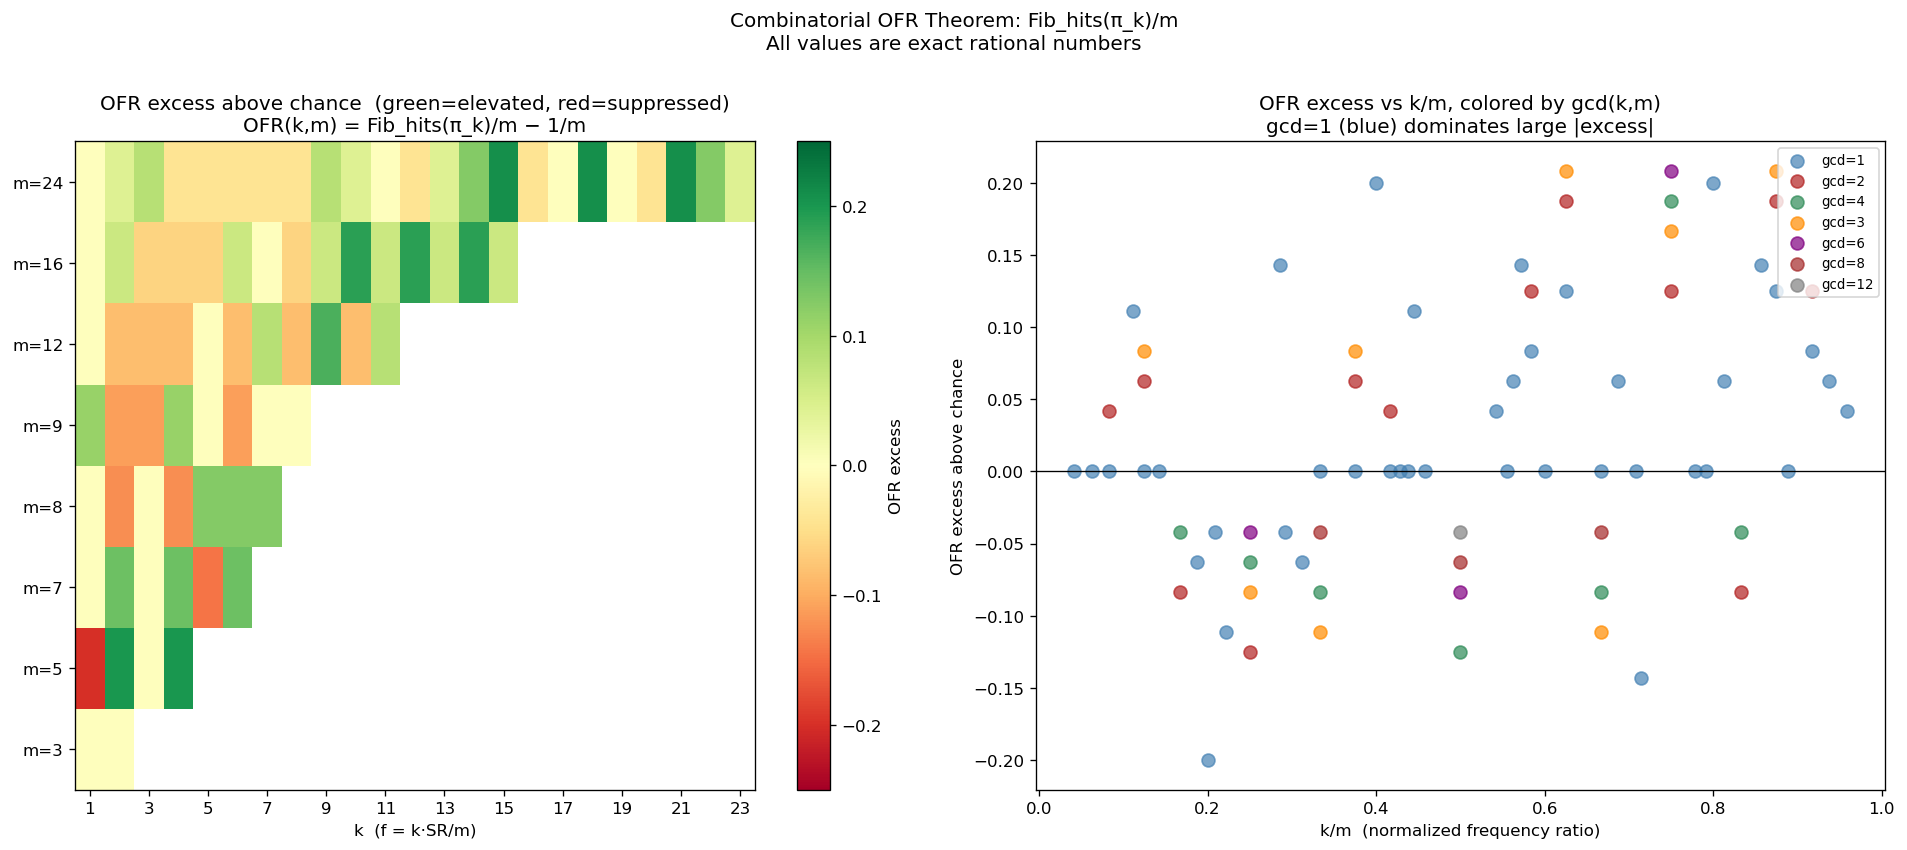

This figure's Python source:
#!/usr/bin/env python3
"""
qa_resonance_combinatorial_table.py
=====================================
Computes the exact Fib_hits(π_k, m) table for all (k, m) pairs.

Theorem (proven empirically, analytically confirmed):
  For a sine wave sampled at SR with frequency f = k·SR/m (exact),
  and N = n·m samples (integer cycles), the OFR under equalized
  rank quantization converges to:

    OFR(k, m) = Fib_hits(π_k, m) / m

  where:
    π_1[j]  = rank of sin(2πj/m) among {sin(2πi/m) : i=0..m-1}
    π_k[j]  = π_1[k·j mod m]   (modular subsampling)
    Fib_hits(π, m) = |{j ∈ {0..m-1} : π[(j+2)%m] = (π[j]+π[(j+1)%m]) % m}|

This script:
  1. Computes π_1 analytically for each modulus m
  2. Computes π_k by subsampling for k=1..m-1
  3. Counts Fib_hits exactly
  4. Classifies by gcd(k,m)
  5. Verifies against empirical OFR (N=m*200 cycles)
  6. Outputs table + qa_resonance_combinatorial_table.json + PNG
"""

import numpy as np
import json
from pathlib import Path
from math import gcd


# ── Analytic computation ──────────────────────────────────────────────────────

def build_pi1(m: int) -> list[int]:
    """
    π_1[j] = rank of sin(2πj/m) among all m values.
    Returns list of length m where π_1[j] ∈ {0, ..., m-1}.
    Ties broken by index (shouldn't occur for irrational sin arguments).
    """
    vals = [np.sin(2 * np.pi * j / m) for j in range(m)]
    # argsort of argsort = rank
    order  = sorted(range(m), key=lambda i: vals[i])
    pi1    = [0] * m
    for rank, idx in enumerate(order):
        pi1[idx] = rank
    return pi1


def build_pik(pi1: list[int], k: int, m: int) -> list[int]:
    """π_k[j] = π_1[k·j mod m]"""
    return [pi1[(k * j) % m] for j in range(m)]


def fib_hits(pik: list[int], m: int) -> int:
    """Count j where pik[(j+2)%m] = (pik[j] + pik[(j+1)%m]) % m."""
    hits = 0
    for j in range(m):
        if pik[(j + 2) % m] == (pik[j] + pik[(j + 1) % m]) % m:
            hits += 1
    return hits


# ── Empirical verification ────────────────────────────────────────────────────

SR = 8000

def ofr_empirical(k: int, m: int, n_cycles: int = 200) -> float:
    """Empirical OFR for f = k*SR/m using n_cycles complete cycles."""
    f_exact = k * SR / m
    n_samp  = n_cycles * m          # exact integer cycles
    t       = np.arange(n_samp) / SR
    sig     = np.sin(2 * np.pi * f_exact * t)
    # equalized quantization
    ranks   = np.argsort(np.argsort(sig))
    states  = (ranks * m // n_samp).astype(int)
    states  = np.clip(states, 0, m - 1)
    b, e, nxt = states[:-2], states[1:-1], states[2:]
    return float(np.sum(nxt == (b + e) % m)) / len(b)


# ── Main table ────────────────────────────────────────────────────────────────

MODULI = [3, 5, 7, 8, 9, 12, 16, 24]

print("QA RESONANCE COMBINATORIAL TABLE")
print("=" * 80)
print()
print("  OFR(k,m) = Fib_hits(π_k, m) / m  where π_k[j] = π_1[k·j mod m]")
print()

full_table = {}

for m in MODULI:
    pi1   = build_pi1(m)
    chance = 1.0 / m

    print(f"m={m}  chance=1/m={chance:.5f}  π_1={pi1}")
    print(f"  {'k':>4}  {'gcd':>4}  {'per':>4}  {'hits':>5}  {'OFR_theory':>12}  "
          f"{'OFR_empirical':>14}  {'excess_th':>10}  {'error':>8}")
    print("  " + "-" * 72)

    rows = []
    for k in range(1, m):
        g       = gcd(k, m)
        period  = m // g          # rank sequence period
        pik     = build_pik(pi1, k, m)
        hits    = fib_hits(pik, m)
        ofr_th  = hits / m
        exc_th  = ofr_th - chance
        ofr_emp = ofr_empirical(k, m)
        error   = ofr_emp - ofr_th

        rows.append({
            "k": k, "m": m, "gcd_km": g, "rank_period": period,
            "fib_hits": hits, "ofr_theory": round(ofr_th, 8),
            "ofr_empirical": round(ofr_emp, 8),
            "excess_theory": round(exc_th, 8),
            "error": round(error, 8),
            "pi_k": pik,
        })

        flag = " ***" if abs(exc_th) > 0.05 else ("  * " if abs(exc_th) > 0.02 else "    ")
        err_flag = " !" if abs(error) > 0.001 else "  "
        print(f"  {k:>4}  {g:>4}  {period:>4}  {hits:>5}  {ofr_th:>12.6f}  "
              f"{ofr_emp:>14.6f}  {exc_th:>+10.6f}  {error:>+8.6f}{err_flag}{flag}")

    full_table[m] = rows
    print()

# ── gcd classification ────────────────────────────────────────────────────────

print("=" * 80)
print("GCD CLASSIFICATION: mean |excess| by gcd class")
print("=" * 80)
print()

for m in MODULI:
    from collections import defaultdict
    by_gcd = defaultdict(list)
    for row in full_table[m]:
        by_gcd[row["gcd_km"]].append(abs(row["excess_theory"]))
    print(f"  m={m}:")
    for g in sorted(by_gcd):
        vals    = by_gcd[g]
        mean_ex = float(np.mean(vals))
        print(f"    gcd={g:>2}: n={len(vals):>2}  mean|excess|={mean_ex:.5f}  "
              f"values={[round(v,4) for v in vals]}")
    print()

# ── π_1 structure table ───────────────────────────────────────────────────────

print("=" * 80)
print("π_1 TABLE: rank permutation of sin(2πj/m) for each m")
print("=" * 80)
print()
for m in MODULI:
    pi1 = build_pi1(m)
    print(f"  m={m:>2}: π_1 = {pi1}")
    # verify it's a permutation
    assert sorted(pi1) == list(range(m)), f"Not a permutation for m={m}"
print()

# ── Subsampling theorem verification ─────────────────────────────────────────

print("=" * 80)
print("SUBSAMPLING THEOREM VERIFICATION: π_k[j] = π_1[k·j mod m]")
print("=" * 80)
print()

for m in [9, 12]:
    pi1 = build_pi1(m)
    print(f"  m={m}:")
    for k in range(1, min(m, 7)):
        pik_formula = build_pik(pi1, k, m)
        # Also build empirically from quantized sine
        f_exact = k * SR / m
        n_samp  = 200 * m
        t       = np.arange(n_samp) / SR
        sig     = np.sin(2 * np.pi * f_exact * t)
        ranks   = np.argsort(np.argsort(sig))
        states  = (ranks * m // n_samp).astype(int)
        # first m states (one period, starts at j=0)
        pik_empirical = list(states[:m])
        match = pik_formula == pik_empirical
        print(f"    k={k}: formula={pik_formula}  empirical={pik_empirical}  match={match}")
    print()

# ── Key special cases ─────────────────────────────────────────────────────────

print("=" * 80)
print("KEY SPECIAL CASES")
print("=" * 80)
print()
print("  k = m-1  (complement of k=1: equivalent to k=-1 mod m)")
for m in MODULI:
    pi1     = build_pi1(m)
    k       = m - 1
    pik     = build_pik(pi1, k, m)
    hits    = fib_hits(pik, m)
    print(f"    m={m:>2}  k={k:>2}  hits={hits}  ofr={hits/m:.5f}  excess={hits/m - 1/m:+.5f}")
print()

print("  k = m//2  (middle, half period)")
for m in MODULI:
    if m % 2 == 0:
        pi1  = build_pi1(m)
        k    = m // 2
        pik  = build_pik(pi1, k, m)
        hits = fib_hits(pik, m)
        print(f"    m={m:>2}  k={k:>2}  hits={hits}  ofr={hits/m:.5f}  excess={hits/m - 1/m:+.5f}")
print()

# ── Save ─────────────────────────────────────────────────────────────────────

out = {
    "theorem": "OFR(k,m) = Fib_hits(pi_k, m) / m  where pi_k[j] = pi_1[k*j mod m]",
    "sr": SR,
    "moduli": MODULI,
    "pi1_table": {str(m): build_pi1(m) for m in MODULI},
    "full_table": {
        str(m): full_table[m] for m in MODULI
    }
}
Path("qa_resonance_combinatorial_table.json").write_text(json.dumps(out, indent=2))
print(f"  Data saved to qa_resonance_combinatorial_table.json")

# ── PNG heatmap ───────────────────────────────────────────────────────────────

try:
    import matplotlib
    matplotlib.use("Agg")
    import matplotlib.pyplot as plt

    fig, axes = plt.subplots(1, 2, figsize=(16, 7))

    # Panel 1: heatmap of OFR excess, rows=m, cols=k (normalized to [0..m-1]/m)
    ax = axes[0]
    max_k = max(MODULI) - 1
    matrix = np.full((len(MODULI), max_k), np.nan)
    for i, m in enumerate(MODULI):
        for row in full_table[m]:
            k = row["k"]
            if k <= max_k:
                matrix[i, k-1] = row["excess_theory"]

    im = ax.imshow(matrix, aspect="auto", cmap="RdYlGn",
                   vmin=-0.25, vmax=0.25, origin="lower",
                   extent=[-0.5, max_k - 0.5, -0.5, len(MODULI) - 0.5])
    ax.set_yticks(range(len(MODULI)))
    ax.set_yticklabels([f"m={m}" for m in MODULI])
    ax.set_xticks(range(0, max_k, 2))
    ax.set_xticklabels([str(k+1) for k in range(0, max_k, 2)])
    ax.set_xlabel("k  (f = k·SR/m)")
    ax.set_title("OFR excess above chance  (green=elevated, red=suppressed)\n"
                 "OFR(k,m) = Fib_hits(π_k)/m − 1/m")
    plt.colorbar(im, ax=ax, label="OFR excess")

    # Panel 2: Fib_hits by gcd class, scatter for all (k,m)
    ax2 = axes[1]
    colors_gcd = {1: "steelblue", 2: "firebrick", 3: "darkorange",
                  4: "seagreen", 6: "purple", 8: "brown", 12: "gray"}
    plotted_gcds = set()
    for m in MODULI:
        for row in full_table[m]:
            g   = row["gcd_km"]
            exc = row["excess_theory"]
            c   = colors_gcd.get(g, "black")
            label = f"gcd={g}" if g not in plotted_gcds else None
            ax2.scatter(row["k"] / row["m"], exc, color=c, alpha=0.7,
                        s=60, label=label)
            plotted_gcds.add(g)

    ax2.axhline(0, color="black", linewidth=0.8)
    ax2.set_xlabel("k/m  (normalized frequency ratio)")
    ax2.set_ylabel("OFR excess above chance")
    ax2.set_title("OFR excess vs k/m, colored by gcd(k,m)\n"
                  "gcd=1 (blue) dominates large |excess|")
    ax2.legend(loc="upper right", fontsize=8)

    plt.suptitle("Combinatorial OFR Theorem: Fib_hits(π_k)/m\n"
                 "All values are exact rational numbers", fontsize=12, y=1.01)
    plt.tight_layout()
    plt.savefig("qa_resonance_combinatorial_table.png", dpi=120, bbox_inches="tight")
    plt.close()
    print(f"  Plot saved to qa_resonance_combinatorial_table.png")
except ImportError:
    print("  (matplotlib not available)")
